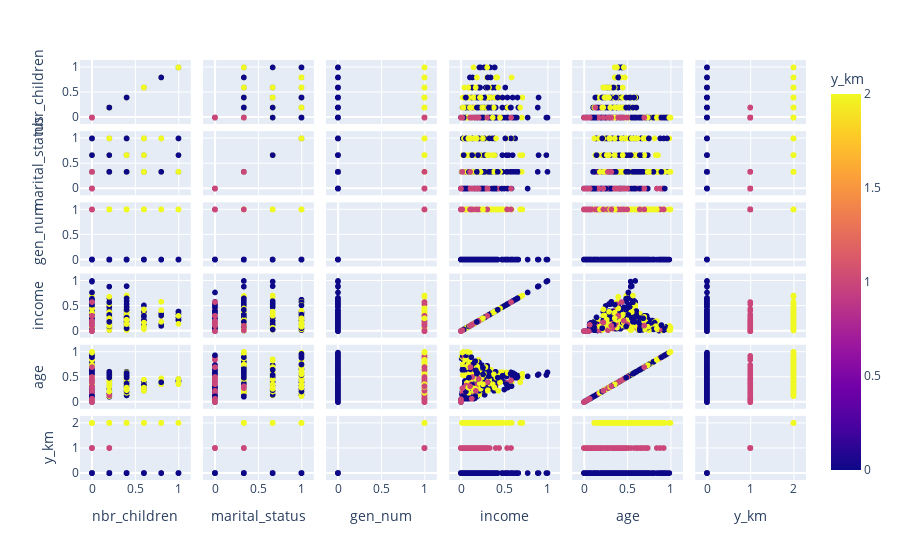

Notebook cell for this chart:
### Code cell
fig = px.scatter_matrix(data_new, color='y_km')
fig.show()

### Figure 1 — Plotly figure (JSON) as saved in the notebook; plotly's stock layout.template omitted (floating-point values rounded to 4 significant figures; data arrays with more than 128 entries replaced by an {"elided": "..."} marker saying what was removed)
{"data": [{"dimensions": [{"axis": {"matches": true}, "label": "nbr_children", "values": {"elided": "747 float values"}}, {"axis": {"matches": true}, "label": "marital_status", "values": {"elided": "747 float values"}}, {"axis": {"matches": true}, "label": "gen_num", "values": {"elided": "747 int values"}}, {"axis": {"matches": true}, "label": "income", "values": {"elided": "747 float values"}}, {"axis": {"matches": true}, "label": "age", "values": {"elided": "747 float values"}}, {"axis": {"matches": true}, "label": "y_km", "values": {"elided": "747 int values"}}], "hovertemplate": "%{xaxis.title.text}=%{x}<br>%{yaxis.title.text}=%{y}<br>y_km=%{marker.color}<extra></extra>", "legendgroup": "", "marker": {"color": {"elided": "747 int values"}, "coloraxis": "coloraxis", "symbol": "circle"}, "name": "", "showlegend": false, "type": "splom"}], "layout": {"coloraxis": {"colorbar": {"title": {"text": "y_km"}}, "colorscale": [[0, "#0d0887"], [0.1111, "#46039f"], [0.2222, "#7201a8"], [0.3333, "#9c179e"], [0.4444, "#bd3786"], [0.5556, "#d8576b"], [0.6667, "#ed7953"], [0.7778, "#fb9f3a"], [0.8889, "#fdca26"], [1, "#f0f921"]]}, "dragmode": "select", "legend": {"tracegroupgap": 0}, "margin": {"t": 60}}}
